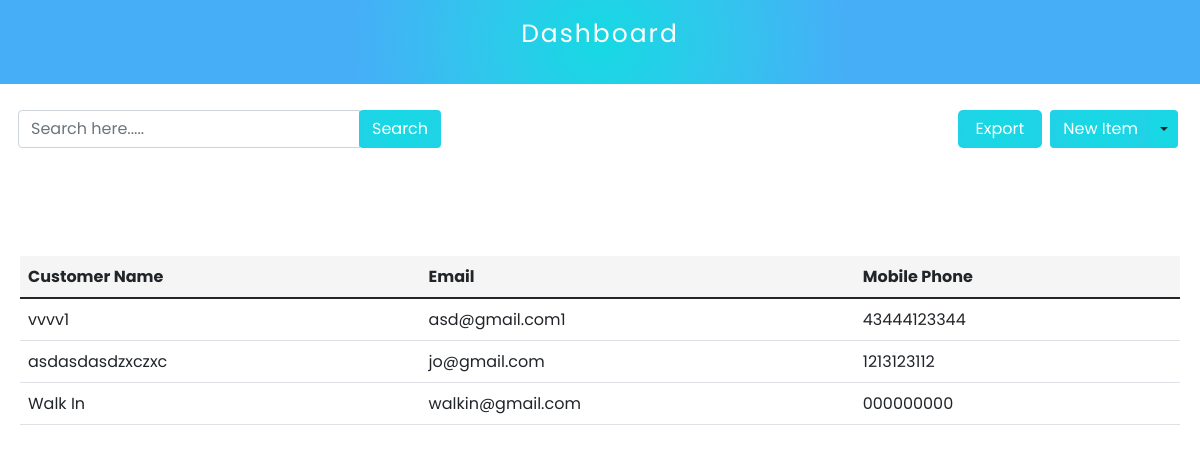
/adminpanel/customer/7/ (signed in), run on the app's committed database.
### restaurant/models.py (models this page shows, shortened)
class Customer(models.Model):
    added_by = models.ForeignKey(User, on_delete=models.CASCADE, null=True)
    customer_name = models.CharField(max_length=255)
    customer_contact = models.CharField(max_length=255)
    customer_email = models.EmailField(unique=True)
    customer_add = models.TextField()
    created_at = models.DateTimeField(auto_now_add=True, null=True)
    class Meta:
        ordering = ["-id"]

### adminpanel/views.py (the view)
# urls.py: path("customer/<int:shop_id>/", customerHomeView, name="customer"),
def customerHomeView(request, shop_id):
    shop_id = get_object_or_404(Shop, pk=shop_id)
    if shop_id.user == request.user:
        customers = Customer.objects.filter(added_by=request.user)
        args = {
            "shop_id": shop_id,
            "customers": customers,
        }
        return render(request, "customers/customer.html", args)
    else:
        return HttpResponse("You are not the owner of this shop")

### adminpanel/templates/customers/customer.html (shortened to what this page needs)
{% load static %} {% include 'adminpanel/sidebar.html' %}
<link rel="stylesheet" href="{% static 'css/admin-panel/admin-panel.css' %}" />
<link rel="stylesheet" href="{% static 'css/admin-panel/orders.css' %}" />
<link rel="stylesheet" href="{% static 'css/admin-panel/department.css' %}" />
<div class="main____search________content">
  <div class="search_____content me-1 mt-2">
    <form>
      <div class="input-group">
        <input
          type="text"
          class="form-control"
          placeholder="Search here....."
          aria-label=""
          aria-describedby="basic-addon1"
          onkeyup="matchName(this)"
        />
        <div class="input-group-prepend">
          <button class="btn search_____btn" type="button">Search</button>
        </div>
      </div>
    </form>
  </div>
  <div class="me-1 mt-2 d-flex">
    <form method="POST" action="{% url 'export-customer-data' shop_id.id %}">{% csrf_token %}
      <button class="search_________btn me-2" type="submit" id="exportBtn">
           Export
      </button>
    </form>
    <div class="btn-group">
      <button type="button" class="btn new____dept text-white">
        New Item
      </button>
      <button
        type="button"
        class="btn dropdown-toggle dropdown-toggle-split new____dept"
        data-bs-toggle="dropdown"
        aria-expanded="false"
      >
      </button>
    </div>
  </div>
</div>
<div class="main____dept____table table-responsive">
  <table class="table">
    <thead class="table_____head">
      <tr>
        <th scope="col">Customer Name</th>
        <th scope="col">Email</th>
        <th scope="col">Mobile Phone</th>
      </tr>
    </thead>
    <tbody class="customer__table">
    {% for c in customers %}
      <tr>
        <td><a href="{% url 'edit-customer' shop_id.id c.id %}" class="w-100 d-flex text-dark">{{ c.customer_name }}</a></td>
        <td><a href="{% url 'edit-customer' shop_id.id c.id %}" class="w-100 d-flex text-dark">{{ c.customer_email }}</a></td>
        <td><a href="{% url 'edit-customer' shop_id.id c.id %}" class="w-100 d-flex text-dark">{{ c.customer_contact }}</a></td>
      </tr>
    {% endfor %}
    </tbody>
  </table>
</div>

### static/css/admin-panel/admin-panel.css (style rules this page uses)
* { box-sizing: border-box; padding: 0; margin: 0; list-style: none; font-family: "poppins", sans-serif; }
:root { --white: #fff; --deep-white: #f5f5f5; --black: #000; --blue: #3470c9; }

### static/css/admin-panel/orders.css (style rules this page uses)
.search_____btn { background-image: radial-gradient( circle 248px at center, #16d9e3 0%, #30c7ec 47%, #46aef7 100% ) !important; color: var(--white); }
.search_________btn { border: none !important; background-image: radial-gradient( circle 248px at center, #16d9e3 0%, #30c7ec 47%, #46aef7 100% ) !important; color: var(--white); padding: 7px 18px; border-radius: 5px; }
.main____search________content { display: flex; justify-content: space-between; align-items: center; padding: 18px; flex-wrap: wrap; }
.table_____head { background-color: var(--deep-white) !important; }

### static/css/admin-panel/department.css (style rules this page uses)
.new____dept { background-image: radial-gradient( circle 248px at center, #16d9e3 0%, #30c7ec 47%, #46aef7 100% ) !important; }
.main____dept____table { margin-top: 70px; padding: 20px; }
td a { text-decoration: none; }

### data on the page
Customer: customer_name "vvvv1", customer_email "asd@gmail.com1", customer_contact "43444123344"
Customer: customer_name "asdasdasdzxczxc", customer_email "jo@gmail.com", customer_contact "1213123112"
Customer: customer_name "Walk In", customer_email "walkin@gmail.com", customer_contact "000000000"
